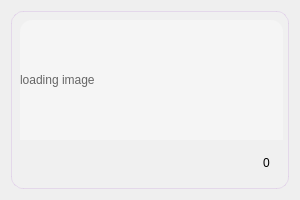
<?xml version="1.0" encoding="UTF-8"?>
<ui version="4.0">
 <class>image_widget</class>
 <widget class="QWidget" name="image_widget">
  <property name="geometry">
   <rect>
    <x>0</x>
    <y>0</y>
    <width>300</width>
    <height>200</height>
   </rect>
  </property>
  <property name="sizePolicy">
   <sizepolicy hsizetype="Ignored" vsizetype="Ignored">
    <horstretch>0</horstretch>
    <verstretch>0</verstretch>
   </sizepolicy>
  </property>
  <property name="minimumSize">
   <size>
    <width>300</width>
    <height>200</height>
   </size>
  </property>
  <property name="maximumSize">
   <size>
    <width>300</width>
    <height>200</height>
   </size>
  </property>
  <property name="windowTitle">
   <string>Form</string>
  </property>
  <property name="styleSheet">
   <string notr="true">QWidget#sub_widget {
    border-radius: 12px;                          /* Rounded corners like sidebar */
    background-color: rgba(255, 255, 255, 0.08); /* Very translucent dark */
    border: 1px solid rgba(200, 160, 220, 0.3);  /* Subtle glass border */
    padding: 5px;                                 /* Inner padding */
}

/* Optional: add hover effect */
QWidget#sub_widget:hover {
    background-color: rgba(220, 180, 240, 0.15); /* Slight highlight on hover */
    border: 1px solid rgba(230, 190, 250, 0.4);
    /*box-shadow: 0 0 12px rgba(200, 150, 230, 0.3);*/
}


QWidget#sub_widget QLabel#img_lbl {
    border-top-left-radius: 12px;
    border-top-right-radius: 12px;
    border-bottom-left-radius: 0;
    border-bottom-right-radius: 0;
    background-color: #f5f5f5;
    /* Force the label to clip its contents to the border radius */
    border: none;
	color: #666;
}

QWidget#sub_widget QWidget#img_info {
    background-color: #fafafa;
    border-top: 1px solid #eee;
    border-radius: 0 0 12px 12px;
}</string>
  </property>
  <layout class="QVBoxLayout" name="verticalLayout" stretch="0">
   <property name="spacing">
    <number>0</number>
   </property>
   <item>
    <widget class="QWidget" name="sub_widget" native="true">
     <layout class="QVBoxLayout" name="verticalLayout_2" stretch="3,0">
      <item>
       <widget class="QLabel" name="img_lbl">
        <property name="sizePolicy">
         <sizepolicy hsizetype="Fixed" vsizetype="Fixed">
          <horstretch>0</horstretch>
          <verstretch>0</verstretch>
         </sizepolicy>
        </property>
        <property name="minimumSize">
         <size>
          <width>263</width>
          <height>120</height>
         </size>
        </property>
        <property name="maximumSize">
         <size>
          <width>263</width>
          <height>120</height>
         </size>
        </property>
        <property name="text">
         <string>loading image</string>
        </property>
        <property name="scaledContents">
         <bool>false</bool>
        </property>
       </widget>
      </item>
      <item>
       <layout class="QHBoxLayout" name="horizontalLayout">
        <property name="spacing">
         <number>6</number>
        </property>
        <property name="sizeConstraint">
         <enum>QLayout::SizeConstraint::SetDefaultConstraint</enum>
        </property>
        <property name="leftMargin">
         <number>0</number>
        </property>
        <property name="topMargin">
         <number>0</number>
        </property>
        <property name="rightMargin">
         <number>10</number>
        </property>
        <property name="bottomMargin">
         <number>0</number>
        </property>
        <item>
         <spacer name="horizontalSpacer">
          <property name="orientation">
           <enum>Qt::Orientation::Horizontal</enum>
          </property>
          <property name="sizeHint" stdset="0">
           <size>
            <width>40</width>
            <height>20</height>
           </size>
          </property>
         </spacer>
        </item>
        <item>
         <widget class="QPushButton" name="magnify_btn">
          <property name="sizePolicy">
           <sizepolicy hsizetype="Fixed" vsizetype="Fixed">
            <horstretch>0</horstretch>
            <verstretch>0</verstretch>
           </sizepolicy>
          </property>
          <property name="styleSheet">
           <string notr="true">QPushButton {
    background-color: transparent;
    border: none;
    font-size: 22px;          /* normal size */
    color: #888;              /* grey color */
}
</string>
          </property>
          <property name="text">
           <string/>
          </property>
          <property name="icon">
           <iconset resource="../../resources.qrc">
            <normaloff>:/icons/assets/magnify.png</normaloff>:/icons/assets/magnify.png</iconset>
          </property>
          <property name="iconSize">
           <size>
            <width>30</width>
            <height>30</height>
           </size>
          </property>
         </widget>
        </item>
        <item>
         <widget class="QPushButton" name="like_btn">
          <property name="sizePolicy">
           <sizepolicy hsizetype="Fixed" vsizetype="Fixed">
            <horstretch>0</horstretch>
            <verstretch>0</verstretch>
           </sizepolicy>
          </property>
          <property name="minimumSize">
           <size>
            <width>0</width>
            <height>0</height>
           </size>
          </property>
          <property name="styleSheet">
           <string notr="true">QPushButton {
    background-color: transparent;
    border: none;
    font-size: 22px;          /* normal size */
    color: #888;              /* grey color */
}
</string>
          </property>
          <property name="text">
           <string/>
          </property>
          <property name="icon">
           <iconset resource="../../resources.qrc">
            <normaloff>:/icons/assets/heart.png</normaloff>:/icons/assets/heart.png</iconset>
          </property>
          <property name="iconSize">
           <size>
            <width>30</width>
            <height>30</height>
           </size>
          </property>
         </widget>
        </item>
        <item>
         <widget class="QPushButton" name="liked_btn">
          <property name="sizePolicy">
           <sizepolicy hsizetype="Fixed" vsizetype="Fixed">
            <horstretch>0</horstretch>
            <verstretch>0</verstretch>
           </sizepolicy>
          </property>
          <property name="styleSheet">
           <string notr="true">QPushButton {
    background-color: transparent;
    border: none;
    font-size: 22px;          /* normal size */
    color: #888;              /* grey color */
}</string>
          </property>
          <property name="text">
           <string/>
          </property>
          <property name="icon">
           <iconset resource="../../resources.qrc">
            <normaloff>:/icons/assets/heartred.png</normaloff>:/icons/assets/heartred.png</iconset>
          </property>
          <property name="iconSize">
           <size>
            <width>30</width>
            <height>30</height>
           </size>
          </property>
         </widget>
        </item>
        <item>
         <widget class="QLabel" name="like_count">
          <property name="sizePolicy">
           <sizepolicy hsizetype="Fixed" vsizetype="Preferred">
            <horstretch>0</horstretch>
            <verstretch>0</verstretch>
           </sizepolicy>
          </property>
          <property name="styleSheet">
           <string notr="true">background-color: transparent;</string>
          </property>
          <property name="text">
           <string>0</string>
          </property>
         </widget>
        </item>
       </layout>
      </item>
     </layout>
    </widget>
   </item>
  </layout>
 </widget>
 <resources>
  <include location="../../resources.qrc"/>
 </resources>
 <connections/>
</ui>
